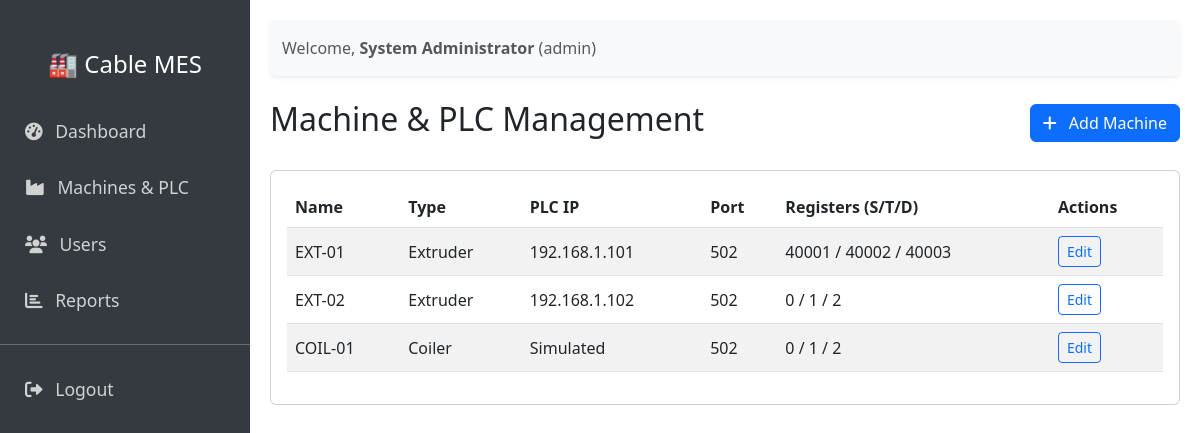
The app's page /admin/machines (signed in) with its own data.
### cable_mes/models.py (models this page shows, shortened)
class User(UserMixin, Base):
    __tablename__ = 'users'
    id = Column(Integer, primary_key=True)
    username = Column(String(50), unique=True, nullable=False)
    password_hash = Column(String(128), nullable=False)
    role = Column(Enum(UserRole), default=UserRole.OPERATOR)
    full_name = Column(String(100))

class Machine(Base):
    __tablename__ = 'machines'
    id = Column(Integer, primary_key=True)
    name = Column(String(50), unique=True, nullable=False)
    type = Column(String(50))
    status = Column(String(20), default='IDLE')
    plc_ip = Column(String(15))
    plc_port = Column(Integer, default=502)
    plc_slave_id = Column(Integer, default=1)
    reg_speed = Column(Integer, default=0)
    reg_temp = Column(Integer, default=1)
    reg_diameter = Column(Integer, default=2)

### app.py (the view)
@app.route('/admin/machines')
@login_required
def admin_machines():
    if current_user.role != UserRole.ADMIN: return "Access Denied", 403
    machines = Machine.query.all()
    return render_template('machines.html', machines=machines)

### app.py (called while the page is built)
@app.teardown_appcontext
def shutdown_session(exception=None):
    db_session.remove()

@login_manager.user_loader
def load_user(user_id):
    return User.query.get(int(user_id))

### templates/machines.html (shortened to what this page needs)
{% extends "base.html" %}
{% block content %}
<div class="d-flex justify-content-between align-items-center mb-4">
    <h2>Machine & PLC Management</h2>
    <button class="btn btn-primary" data-bs-toggle="modal" data-bs-target="#addMachineModal">
        <i class="fas fa-plus me-2"></i> Add Machine
    </button>
</div>
<div class="card">
    <div class="card-body">
        <table class="table table-striped align-middle">
            <thead>
                <tr>
                    <th>Name</th>
                    <th>Type</th>
                    <th>PLC IP</th>
                    <th>Port</th>
                    <th>Registers (S/T/D)</th>
                    <th>Actions</th>
                </tr>
            </thead>
            <tbody>
                {% for m in machines %}
                <tr>
                    <td>{{ m.name }}</td>
                    <td>{{ m.type }}</td>
                    <td>{{ m.plc_ip or 'Simulated' }}</td>
                    <td>{{ m.plc_port }}</td>
                    <td>{{ m.reg_speed }} / {{ m.reg_temp }} / {{ m.reg_diameter }}</td>
                    <td>
                        <button class="btn btn-sm btn-outline-primary"
                                onclick="editMachine({{ m.id }}, '{{ m.name }}', '{{ m.plc_ip }}')">
                            Edit
                        </button>
                    </td>
                </tr>
                {% endfor %}
            </tbody>
        </table>
    </div>
</div>
{% endblock %}

### templates/base.html (shortened to what this page needs)
<!DOCTYPE html>
<html lang="en">
<head>
    <link href="https://cdn.jsdelivr.net/npm/bootstrap@5.3.0/dist/css/bootstrap.min.css" rel="stylesheet">
    <link href="https://cdnjs.cloudflare.com/ajax/libs/font-awesome/6.0.0/css/all.min.css" rel="stylesheet">
</head>
<body>
    <div class="sidebar d-none d-md-block">
        <h4 class="text-white text-center mb-4">🏭 Cable MES</h4>
        <a href="/admin"><i class="fas fa-tachometer-alt me-2"></i> Dashboard</a>
        <a href="/admin/machines"><i class="fas fa-industry me-2"></i> Machines & PLC</a>
        <a href="/admin/users"><i class="fas fa-users me-2"></i> Users</a>
        <a href="/admin/reports"><i class="fas fa-chart-bar me-2"></i> Reports</a>
        <hr class="text-white">
        <a href="/logout"><i class="fas fa-sign-out-alt me-2"></i> Logout</a>
    </div>
    <div class="content">
        <nav class="navbar navbar-light bg-light mb-4 shadow-sm rounded">
            <div class="container-fluid">
                <span class="navbar-text">
                    Welcome, <strong>{{ current_user.full_name }}</strong> ({{ current_user.role.value }})
                </span>
            </div>
        </nav>
        {% block content %}{% endblock %}
    </div>
</body>
</html>

### templates/base.html (style rules this page uses)
.sidebar { height: 100vh; position: fixed; top: 0; left: 0; padding-top: 50px; background-color: #343a40; width: 250px; }
.sidebar a { padding: 15px 25px; text-decoration: none; font-size: 1.1rem; color: #d1d1d1; display: block; }
.content { margin-left: 250px; padding: 20px; }

### records on screen
User: full_name "System Administrator", role.value "admin"
Machine: name "EXT-01", type "Extruder", plc_ip "192.168.1.101", plc_port "502", reg_speed "40001", reg_temp "40002", reg_diameter "40003"
Machine: name "EXT-02", type "Extruder", plc_ip "192.168.1.102", plc_port "502", reg_speed "0", reg_temp "1", reg_diameter "2"
Machine: name "COIL-01", type "Coiler", plc_ip "Simulated", plc_port "502", reg_speed "0", reg_temp "1", reg_diameter "2"
